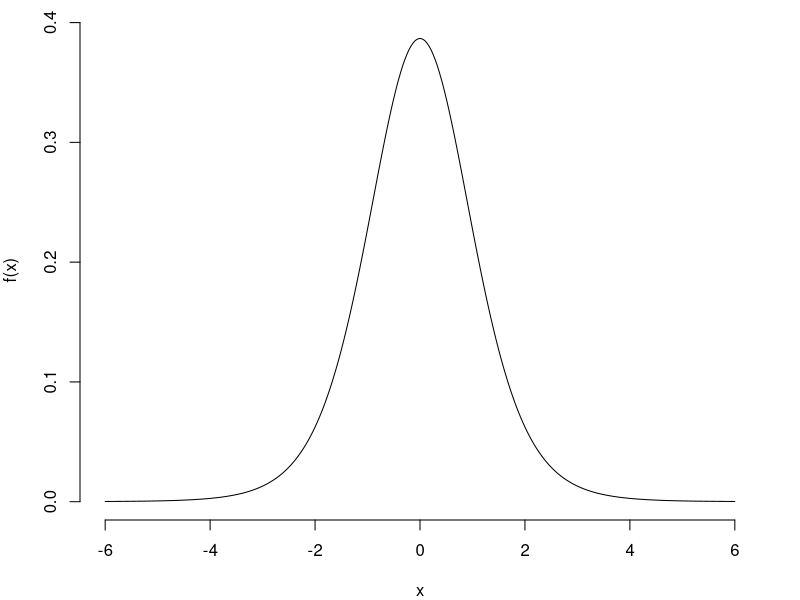
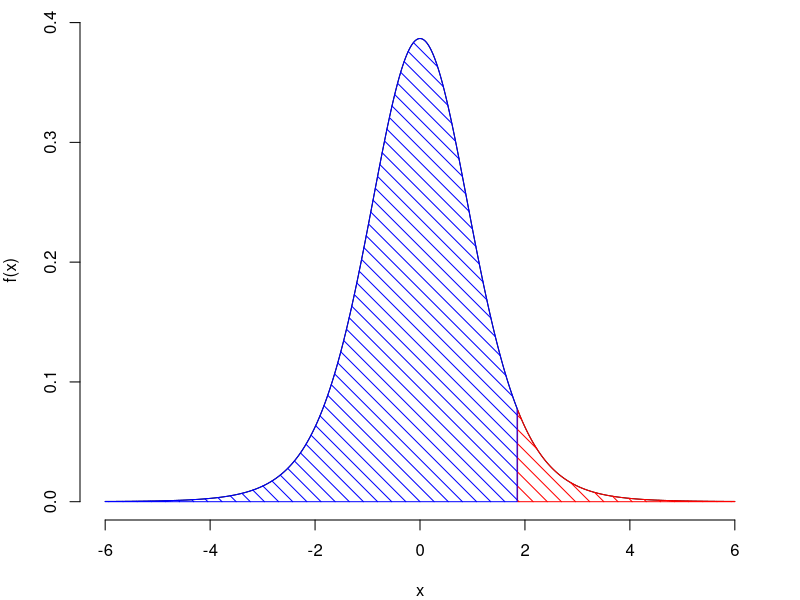
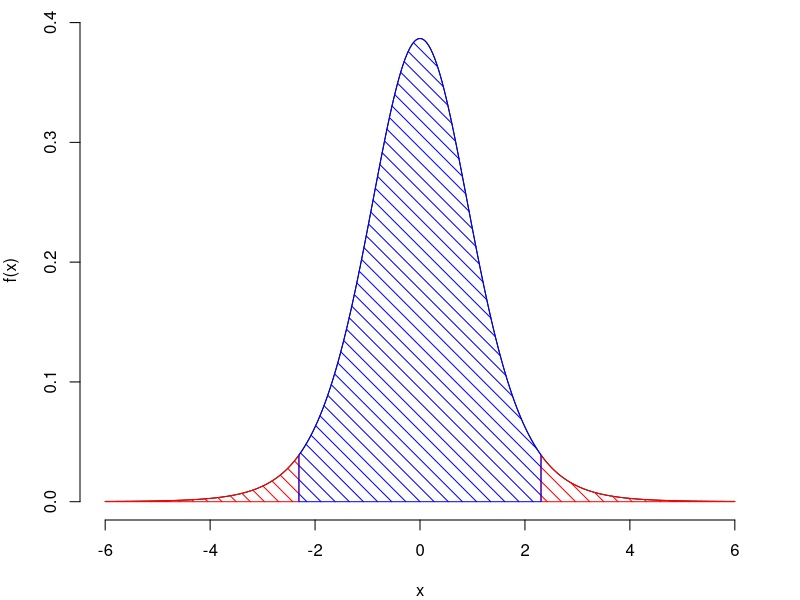
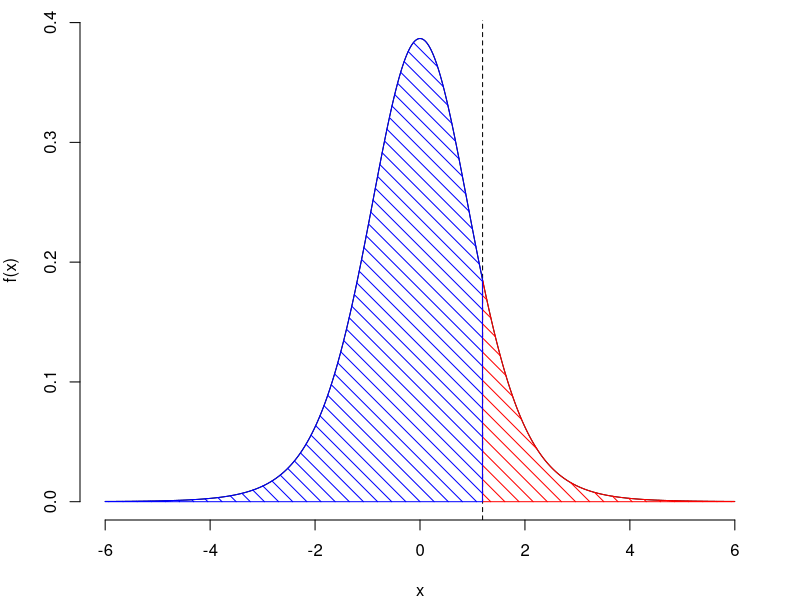
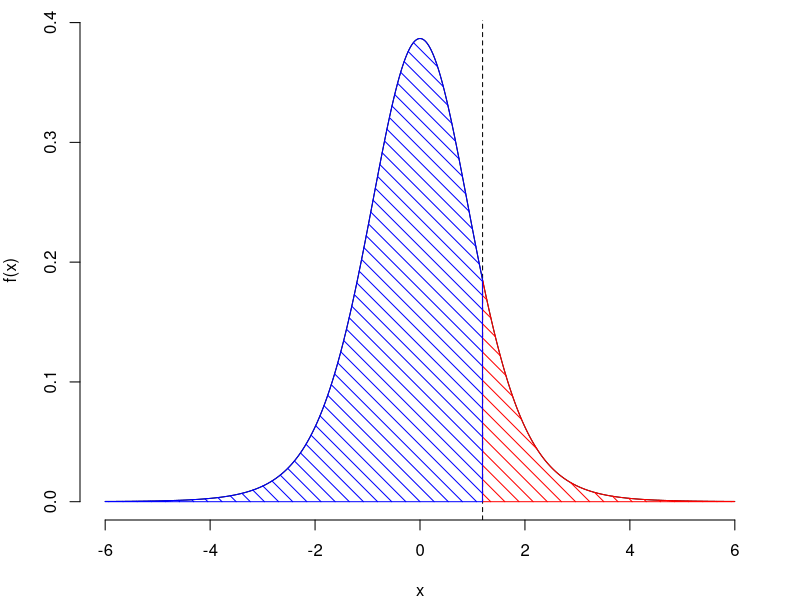
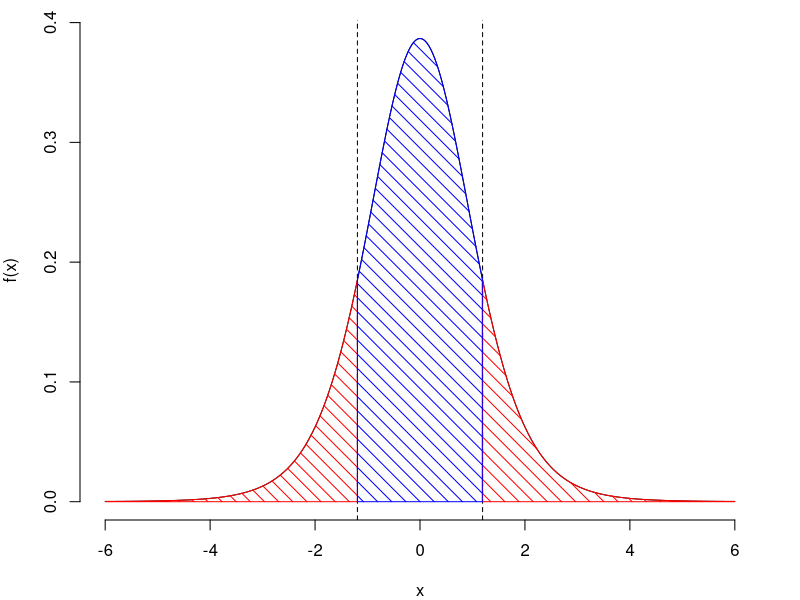

These figures' R source, in order:
x <- seq(from = -6, to = 6, by = 0.01)
n <- 9
y <- dt(x, df = n-1)


c2 <- qt(0.975, df = n - 1)
c1 <- qt(0.95, df = n - 1)

reject2 <- seq(from = -6, to = -c2, by = 0.01)
accept2 <- seq(from = -c2, to = c2, by = 0.01)

reject1 <- seq(from = c1, to = 6, by = 0.01)
accept1 <- seq(from = -6, to = c1, by = 0.01)




op <- par()
par <- par(oma = c(0,0,0,0), mar = c(4, 4, 1, 2))
plot(x, y, bty = 'n', type = 'l', xlab = 'x', ylab = 'f(x)')
par(op)



op <- par()
par <- par(oma = c(0,0,0,0), mar = c(4, 4, 1, 2))
plot(x, y, bty = 'n', type = 'l', xlab = 'x', ylab = 'f(x)')

polygon( c(reject1, rev(reject1)), c(dt(reject1, df = n - 1), rep(0, length(reject1))), col = 'red', density = 10, angle = 135)

polygon( c(accept1, rev(accept1)), c(dt(accept1, df = n - 1), rep(0, length(accept1))), col = 'blue', density = 10, angle = 135)

par(op)




op <- par()
par <- par(oma = c(0,0,0,0), mar = c(4, 4, 1, 2))
plot(x, y, bty = 'n', type = 'l', xlab = 'x', ylab = 'f(x)')

polygon( c(reject2, rev(reject2)), c(dt(reject2, df = n - 1), rep(0, length(reject2))), col = 'red', density = 10, angle = 135)

polygon( c(-reject2, rev(-reject2)), c(dt(-reject2, df = n - 1), rep(0, length(reject2))), col = 'red', density = 10, angle = 135)

polygon( c(accept2, rev(accept2)), c(dt(accept2, df = n - 1), rep(0, length(accept2))), col = 'blue', density = 10, angle = 135)

par(op)



set.seed(1938)
sim <- rnorm(n, mean = 550, sd = 50)
mean(sim)
sd(sim)

test <- (mean(sim) - 550)/(sd(sim)/sqrt(n))


op <- par()
par <- par(oma = c(0,0,0,0), mar = c(4, 4, 1, 2))
plot(x, y, bty = 'n', type = 'l', xlab = 'x', ylab = 'f(x)')

abline(v = test, lty = 2)

temp <- seq(from = test, to = 6, by = 0.01)
temp2 <- seq(from = -6, to = test, by = 0.01)

polygon( c(temp, rev(temp)), c(dt(temp, df = n - 1), rep(0, length(temp))), col = 'red', density = 10, angle = 135)

polygon( c(temp2, rev(temp2)), c(dt(temp2, df = n - 1), rep(0, length(temp2))), col = 'blue', density = 10, angle = 135)

par(op)


op <- par()
par <- par(oma = c(0,0,0,0), mar = c(4, 4, 1, 2))
plot(x, y, bty = 'n', type = 'l', xlab = 'x', ylab = 'f(x)')

abline(v = test, lty = 2)

temp <- seq(from = test, to = 6, by = 0.01)
temp2 <- seq(from = -6, to = test, by = 0.01)

polygon( c(temp, rev(temp)), c(dt(temp, df = n - 1), rep(0, length(temp))), col = 'red', density = 10, angle = 135)

polygon( c(temp2, rev(temp2)), c(dt(temp2, df = n - 1), rep(0, length(temp2))), col = 'blue', density = 10, angle = 135)

par(op)

op <- par()
par <- par(oma = c(0,0,0,0), mar = c(4, 4, 1, 2))
plot(x, y, bty = 'n', type = 'l', xlab = 'x', ylab = 'f(x)')

abline(v = test, lty = 2)
abline(v = -test, lty = 2)
temp <- seq(from = test, to = 6, by = 0.01)
temp2 <- seq(from = -test, to = test, by = 0.01)

polygon( c(temp, rev(temp)), c(dt(temp, df = n - 1), rep(0, length(temp))), col = 'red', density = 10, angle = 135)


polygon( c(-temp, rev(-temp)), c(dt(-temp, df = n - 1), rep(0, length(-temp))), col = 'red', density = 10, angle = 135)

polygon( c(temp2, rev(temp2)), c(dt(temp2, df = n - 1), rep(0, length(temp2))), col = 'blue', density = 10, angle = 135)

par(op)



